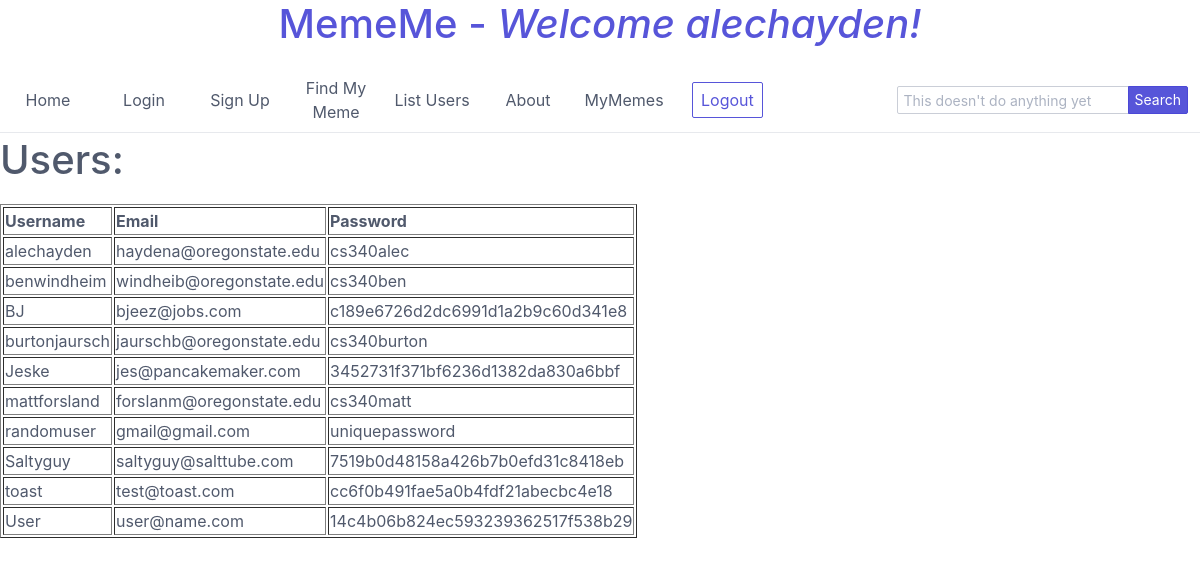
/html/listUsers.php (signed in), run on the app's committed database.
### tables this page shows
CREATE TABLE `User` (
  `Username` varchar(40) NOT NULL,
  `Email` varchar(40) NOT NULL,
  `Password` varchar(40) NOT NULL
);

### html/listUsers.php (the view, shortened to what this page needs)
<!DOCTYPE html>
<html>
	<head>
		<link rel="stylesheet" href="spectre.min.css">
	</head>
<body>
<?php
	include 'header.php';
	$conn = mysqli_connect(DB_HOST, DB_USER, DB_PASSWORD, DB_NAME);
	$query = "SELECT Username, Email, Password FROM User ";
	$result = mysqli_query($conn, $query);
	$fields_num = mysqli_num_fields($result);
	echo "<h1>Users: </h1>";
	echo "<table id='t01' border='1'><tr>";
	for($i=0; $i<$fields_num; $i++) {
		$field = mysqli_fetch_field($result);
		echo "<td><b>$field->name</b></td>";
	}
	echo "</tr>\n";
	while($row = mysqli_fetch_row($result)) {
		echo "<tr>";
		foreach($row as $cell)
			echo "<td>$cell</td>";
		echo "</tr>\n";
	}
?>
</body>
</html>

### data on the page
user: Username "alechayden", Email "haydena@oregonstate.edu", Password "cs340alec"
user: Username "benwindheim", Email "windheib@oregonstate.edu", Password "cs340ben"
user: Username "BJ", Email "bjeez@jobs.com", Password "c189e6726d2dc6991d1a2b9c60d341e8"
user: Username "burtonjaursch", Email "jaurschb@oregonstate.edu", Password "cs340burton"
user: Username "Jeske", Email "jes@pancakemaker.com", Password "3452731f371bf6236d1382da830a6bbf"
user: Username "mattforsland", Email "forslanm@oregonstate.edu", Password "cs340matt"
user: Username "randomuser", Email "gmail@gmail.com", Password "uniquepassword"
user: Username "Saltyguy", Email "saltyguy@salttube.com", Password "7519b0d48158a426b7b0efd31c8418eb"
user: Username "toast", Email "test@toast.com", Password "cc6f0b491fae5a0b4fdf21abecbc4e18"
user: Username "User", Email "user@name.com", Password "14c4b06b824ec593239362517f538b29"

### other printed values
$_SESSION["user"] "alechayden"
$page "Home"
$page "Login"
$page "Sign Up"
$page "Find My Meme"
$page "List Users"
$page "About"
$page "MyMemes"
$field->name "Username"
$field->name "Email"
$field->name "Password"
